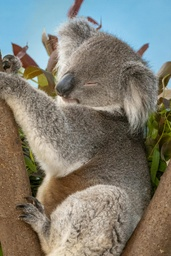
#> input picture koala.jpg, 171 x 256 px, shrunk from 2784 x 4176 before the run
$ jupyter execute 'LAPRAK 3.ipynb'
#> lines starting #> are read from the running program, lines starting #| are printed output that depends on the picture
## IMPORT LIBRARY

[cell 1]
# 202331303_Muhammad Nadhil Arsy Al-Wafi
import cv2
import matplotlib.pyplot as plt
import numpy as np

## MEMBACA DATA GAMBAR

[cell 2]
# 202331303_Muhammad Nadhil Arsy Al-Wafi
img = cv2.imread('koala.jpg')
#> img is the input picture: shape (256, 171, 3); mean B, G, R 114.6, 125.6, 127.8

[cell 3]
# 202331303_Muhammad Nadhil Arsy Al-Wafi
img.shape
#> Out = (256, 171, 3)

[cell 4]
# 202331303_Muhammad Nadhil Arsy Al-Wafi
[baris, kolom] = img.shape[:2]
#> baris = 256; kolom = 171

## CONVERT BGR TO RGB

[cell 5]
# 202331303_Muhammad Nadhil Arsy Al-Wafi
rgb = cv2.cvtColor(img, cv2.COLOR_BGR2RGB)

## MENAMPILKAN HISTOGRAM

[cell 6]
# 202331303_Muhammad Nadhil Arsy Al-Wafi
fig, axs = plt.subplots(2,2, figsize=(15,5))

#Cara 1
axs[0,0].imshow(rgb)
axs[0,1].hist(rgb.ravel(),256,[0,256])

#Cara 2
hist = cv2.calcHist([rgb],[0], None,[256],[0,256])
#> hist = 256 values, max 707 at index 125, min 0 at index 248, mean 171
axs[1,0].imshow(rgb)
axs[1,1].plot(hist)

#Menampilkan
plt.show()
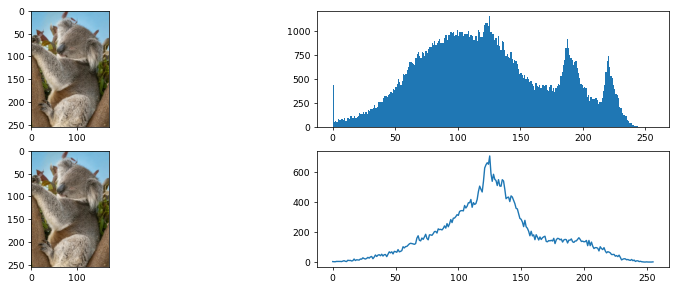
#> figure drawn by matplotlib, 4 panels; panel 2: tallest bar 1155 high, from x = 125 to 126; panel 4: curve peaks at x = 125, y = 707

## OPERASI PIKSEL UNTUK MENINGKATKAN KECERAHAN

[cell 7]
# 202331303_Muhammad Nadhil Arsy Al-Wafi
beta = 40
citra_cerah = np.zeros((baris, kolom, 3))

for x in range(baris):
    for y in range(kolom):
        gyx = rgb[x,y] + beta
        citra_cerah[x,y] = gyx
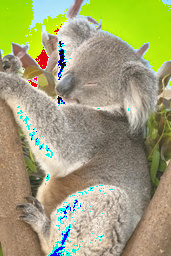
#> citra_cerah: shape (256, 171, 3) float64; mean R, G, B 162.1, 162.6, 119

citra_cerah = citra_cerah.astype(np.uint8)

fig, axs = plt.subplots(2,2, figsize=(15,5))
axs[0,0].imshow(rgb)
axs[0,1].hist(rgb.ravel(),256, [0,256])
axs[1,0].imshow(citra_cerah)
axs[1,1].hist(citra_cerah.ravel(),256,[0,256])

plt.show()
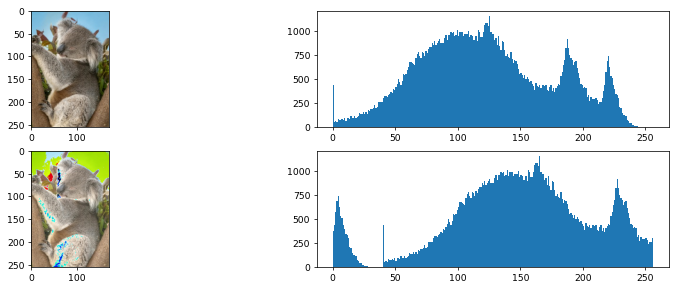
#> figure drawn by matplotlib, 4 panels; panel 2: tallest bar 1155 high, from x = 125 to 126; panel 4: tallest bar 1155 high, from x = 165 to 166

## OPERASI PIKSEL UNTUK MEREGANGKAN KONTRAS

[cell 8]
# 202331303_Muhammad Nadhil Arsy Al-Wafi
alpha = 1.2
citra_kontras = np.zeros((baris, kolom, 3))

for x in range(baris):
    for y in range(kolom):
        gyx = rgb[x,y] * alpha
        citra_kontras[x,y] = gyx

citra_kontras = citra_kontras.astype(np.uint8)
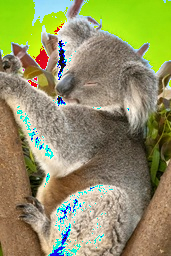
#> citra_kontras: shape (256, 171, 3); mean R, G, B 146.2, 146.7, 99.8

fig, axs=plt.subplots(2,2, figsize=(15,5))
axs[0,0].imshow(rgb)
axs[0,1].hist(rgb.ravel(),256, [0,256])
axs[1,0].imshow(citra_kontras)
axs[1,1].hist(citra_kontras.ravel(),256,[0,256])

plt.show()
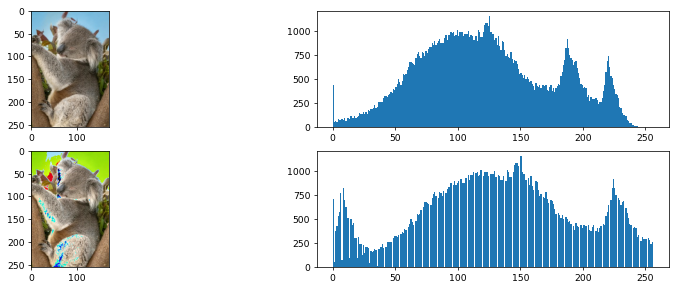
#> figure drawn by matplotlib, 4 panels; panel 2: tallest bar 1155 high, from x = 125 to 126; panel 4: tallest bar 1155 high, from x = 150 to 151

## OPERASI PIKSEL GABUNGAN ANTARA MENINGKATKAN KECERAHAN DAN MEREGANGKAN KONTRAS

[cell 9]
##  202331303_Muhammad Nadhil Arsy Al-Wafi
beta = 10
alpha = 1.2
citra_hasil = np.zeros((baris, kolom, 3))

for x in range(baris):
    for y in range(kolom):
        gyx = alpha * rgb[x,y] + beta
        citra_hasil[x,y] = gyx

citra_hasil = citra_hasil.astype(np.uint8)
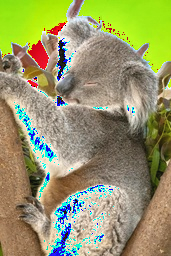
#> citra_hasil: shape (256, 171, 3); mean R, G, B 151, 152, 104.8

fig, axs=plt.subplots(2,2, figsize=(15,5))
axs[0,0].imshow(rgb)
axs[0,1].hist(rgb.ravel(),256, [0,256])
axs[1,0].imshow(citra_hasil)
axs[1,1].hist(citra_hasil.ravel(),256,[0,256])

plt.show()
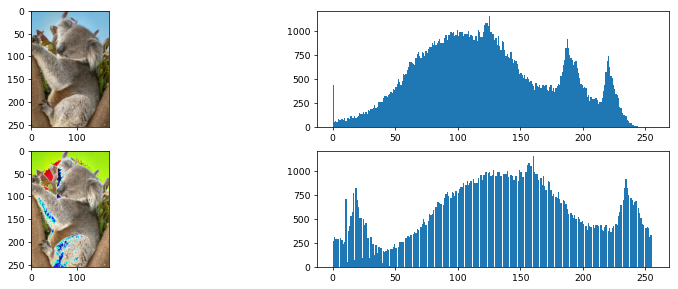
#> figure drawn by matplotlib, 4 panels; panel 2: tallest bar 1155 high, from x = 125 to 126; panel 4: tallest bar 1155 high, from x = 160 to 161

## MEMBALIK CITRA

[cell 10]
##  202331303_Muhammad Nadhil Arsy Al-Wafi
beta = 10
alpha = 1.2
citra_negatif = np.zeros((baris, kolom, 3))

for x in range(baris):
    for y in range(kolom):
        fyx = 255 - rgb[x,y]
        citra_negatif[x,y] = fyx
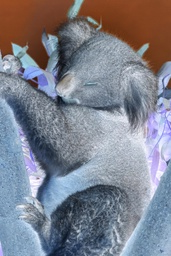
#> citra_negatif: shape (256, 171, 3) float64; mean R, G, B 127.2, 129.4, 140.4

citra_negatif = citra_negatif.astype(np.uint8)

fig, axs=plt.subplots(2,2, figsize=(15,5))
axs[0,0].imshow(rgb)
axs[0,1].hist(rgb.ravel(),256, [0,256])
axs[1,0].imshow(citra_negatif)
axs[1,1].hist(citra_negatif.ravel(),256,[0,256])

plt.show()
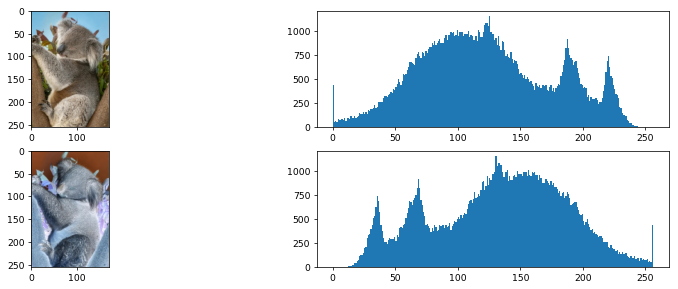
#> figure drawn by matplotlib, 4 panels; panel 2: tallest bar 1155 high, from x = 125 to 126; panel 4: tallest bar 1155 high, from x = 130 to 131

## MENAMPILKAN KESELURUHAN DALAM SATU FRAME

[cell 11]
##  202331303_Muhammad Nadhil Arsy Al-Wafi
fig, axs = plt.subplots(5, 2, figsize=(15, 15))

axs[0, 0].imshow(rgb)
axs[0, 1].hist(rgb.ravel(), 256, [0, 256])

axs[1, 0].imshow(citra_cerah)
axs[1, 1].hist(citra_cerah.ravel(), 256, [0, 256])

axs[2, 0].imshow(citra_kontras)
axs[2, 1].hist(citra_kontras.ravel(), 256, [0, 256])

axs[3, 0].imshow(citra_hasil)
axs[3, 1].hist(citra_hasil.ravel(), 256, [0, 256])

axs[4, 0].imshow(citra_negatif)
axs[4, 1].hist(citra_negatif.ravel(), 256, [0, 256])

plt.show()
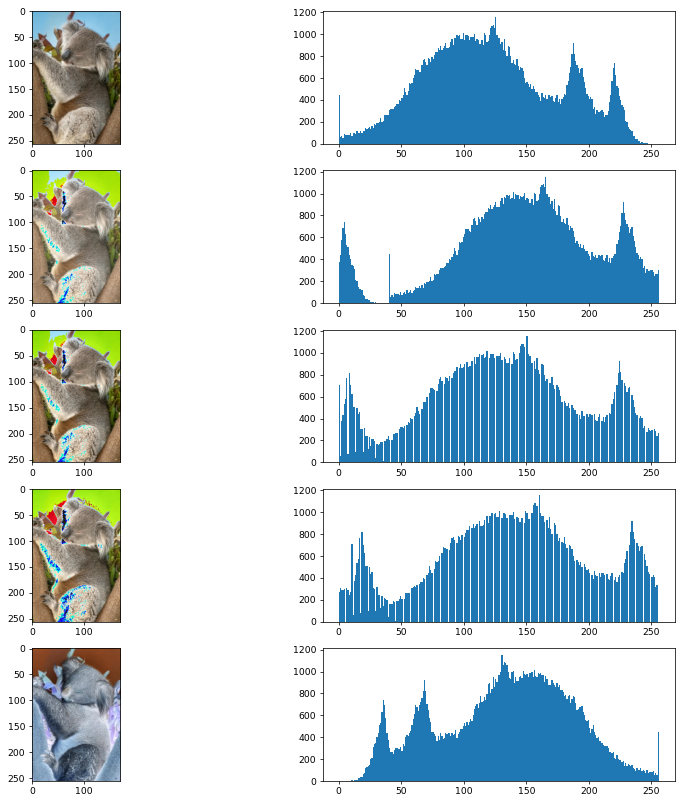
#> figure drawn by matplotlib, 10 panels; panel 2: tallest bar 1155 high, from x = 125 to 126; panel 4: tallest bar 1155 high, from x = 165 to 166; panel 6: tallest bar 1155 high, from x = 150 to 151; panel 8: tallest bar 1155 high, from x = 160 to 161
